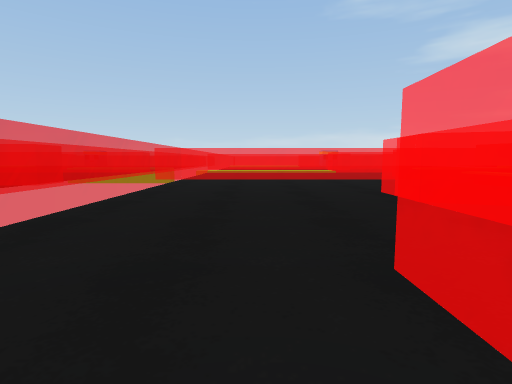
[1] (above)

18 first-person views from a walk through a 3-D level made in the Unity game engine. The camera is 0.31 m above the floor, tilts 6° down and sees 80° across. The floor is counted in squares, 1 m on a side. Each view is taken from the middle of a square. On the plan, view 1 faces up. The plan holds only what a view shows up to about 9 squares ahead; the rest is blank. The place goes on beyond the plan.

[2]
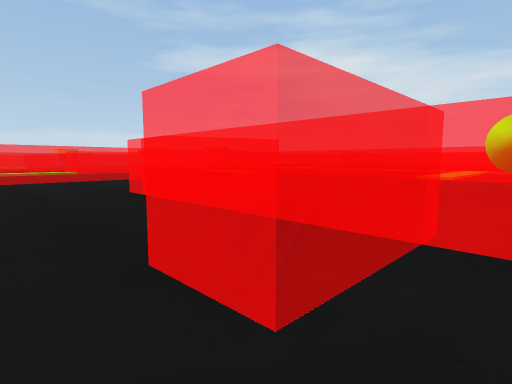

[3]
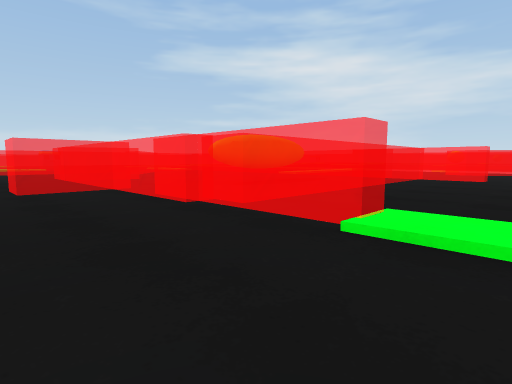

[4]
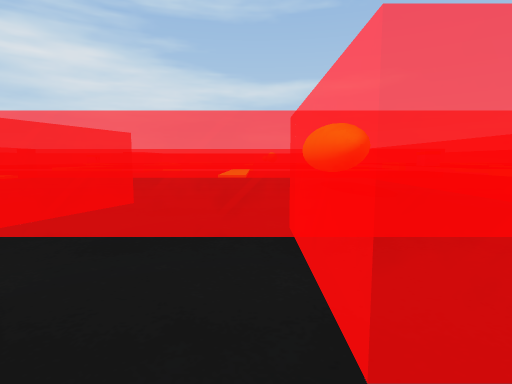

[5]
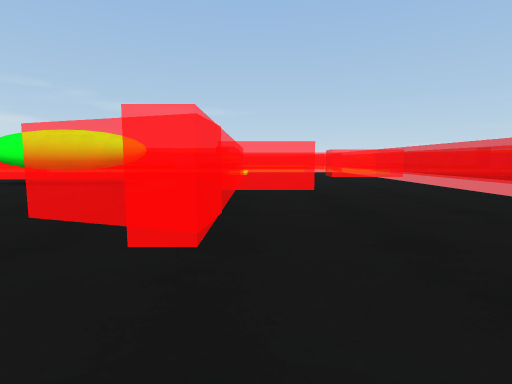

[6]
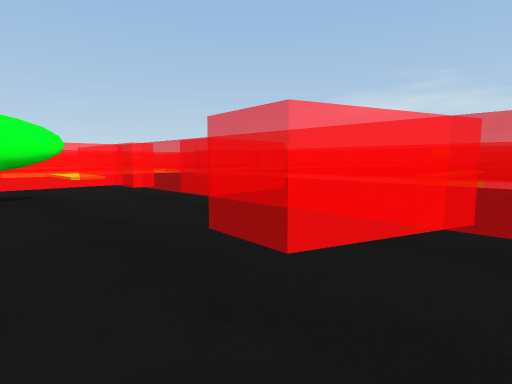

[7]
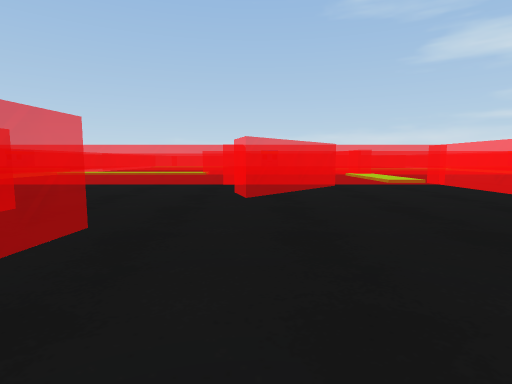

[8]
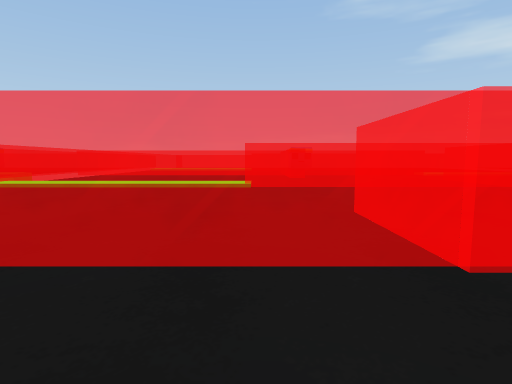

[9]
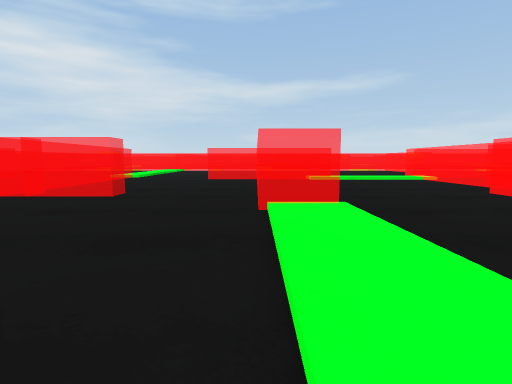

[10]
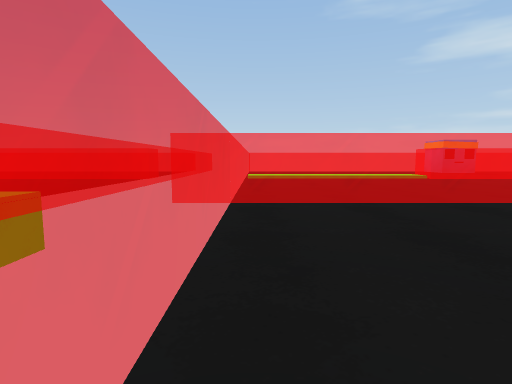

[11]
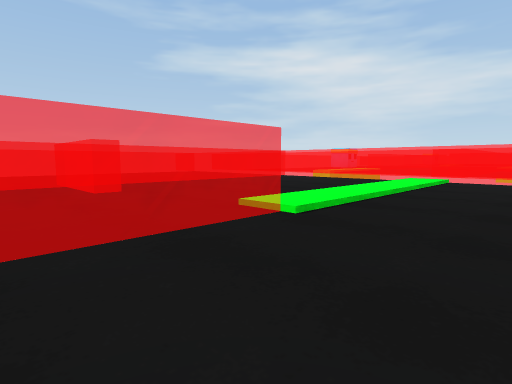

[12]
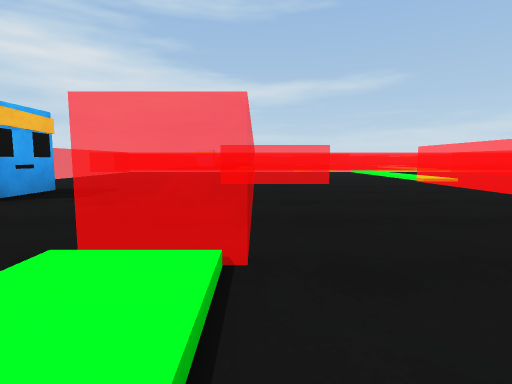

[13]
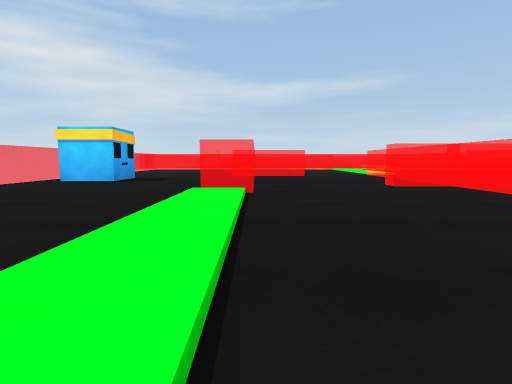

[14]
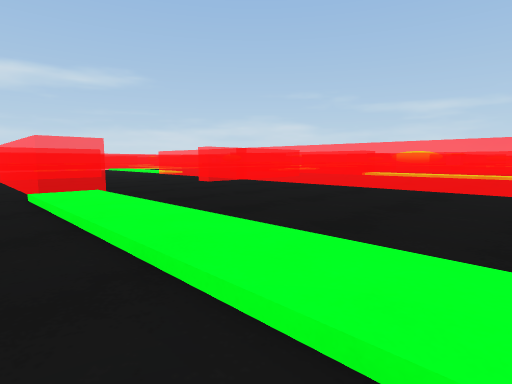

[15]
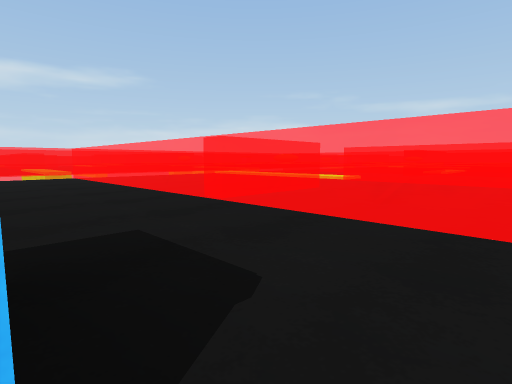

[16]
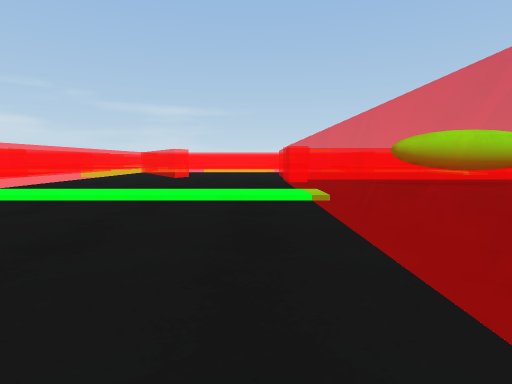

[17]
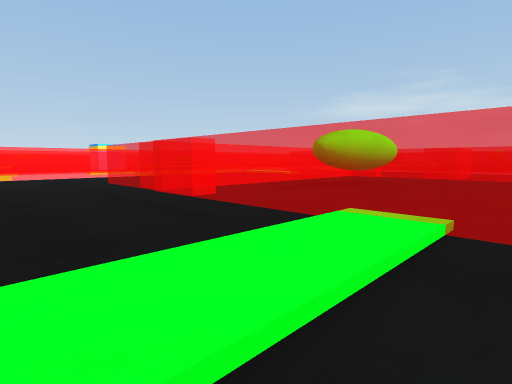

[18]
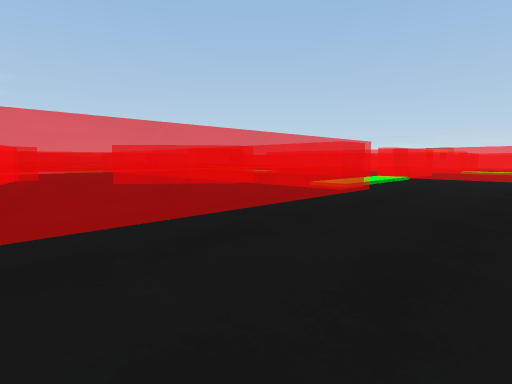

### Floor plan
Key: @ floor where view 1 was taken; # wall or solid block; . floor; = window, fence, low wall or low ledge; B green block; O other object.
Columns run from 4 left of view 1 to 11 right of it. Each row starts with its distance up from view 1.
 17 ===============
 16 ===..........==
 15  ==.....O....==
 14 ===..........===
 13 ===...==========
 12  ==......=...===
 11  ==....=.....===
 10  =========...===
  9  ==..........==
  8 ===...=========
  7 #==......=...==
  6  ==..........==
  5  =========...=
  4  ==....=.=..==
  3  ==..=...=...=
  2  ==...=..=...==
  1  ==..=...=...=
  0  ==.@=...=...=
 -1 ===...====...==
 -2 ====.=...=..====
 -3 ===..B.=....====
 -4 ================
 -5 ================
 -6     == ====  =

Where each view was taken, in squares from view 1:
view 1: 0 up, 0 right, facing up
view 2: 0 up, 0 right, facing up-right
view 3: 3 down, 0 right, facing up-right
view 4: 1 up, 0 right, facing right
view 5: 4 up, 1 right, facing down
view 6: 3 up, 3 right, facing down-left
view 7: 1 up, 3 right, facing up
view 8: 4 up, 2 right, facing up
view 9: 8 up, 0 right, facing right
view 10: 8 up, 1 left, facing up
view 11: 9 up, 4 right, facing up-right
view 12: 13 up, 1 right, facing right
view 13: 13 up, 1 left, facing right
view 14: 14 up, 1 left, facing down-right
view 15: 15 up, 3 right, facing down-right
view 16: 4 up, 6 right, facing down
view 17: 2 up, 7 right, facing down-left
view 18: 2 up, 7 right, facing up-left
